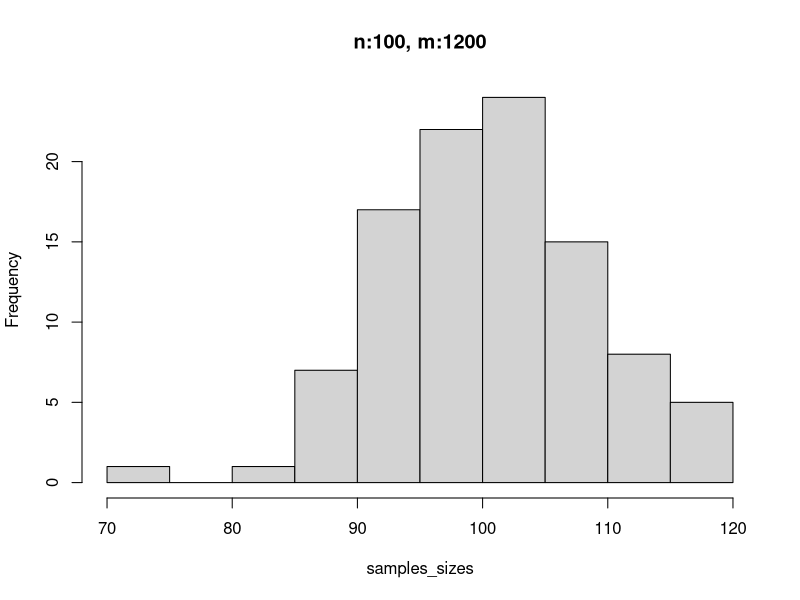
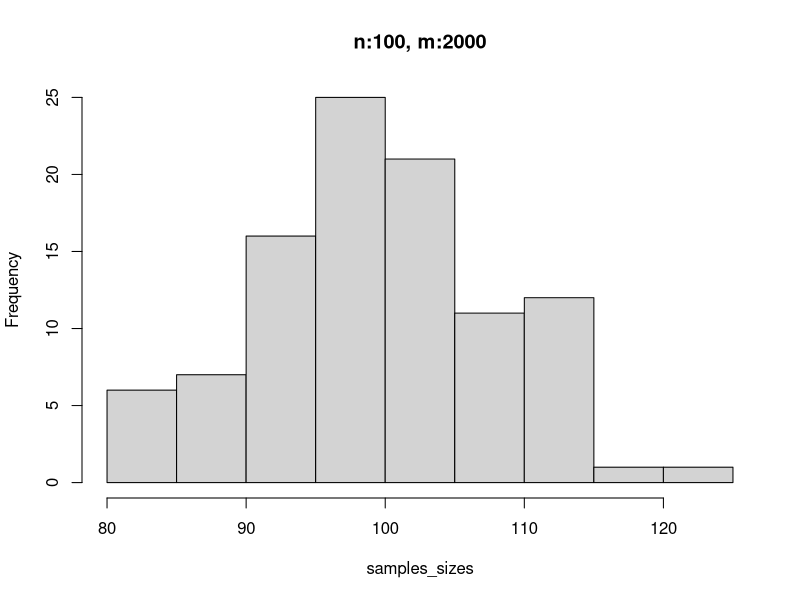
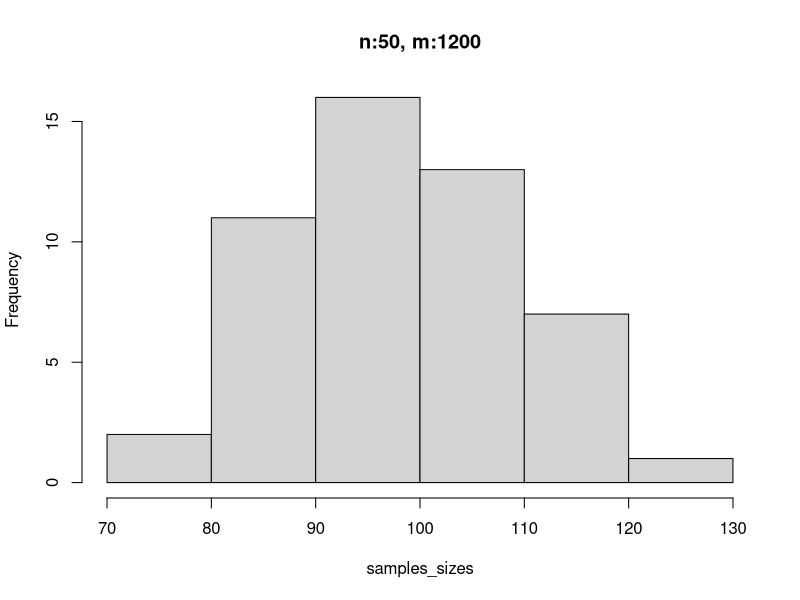
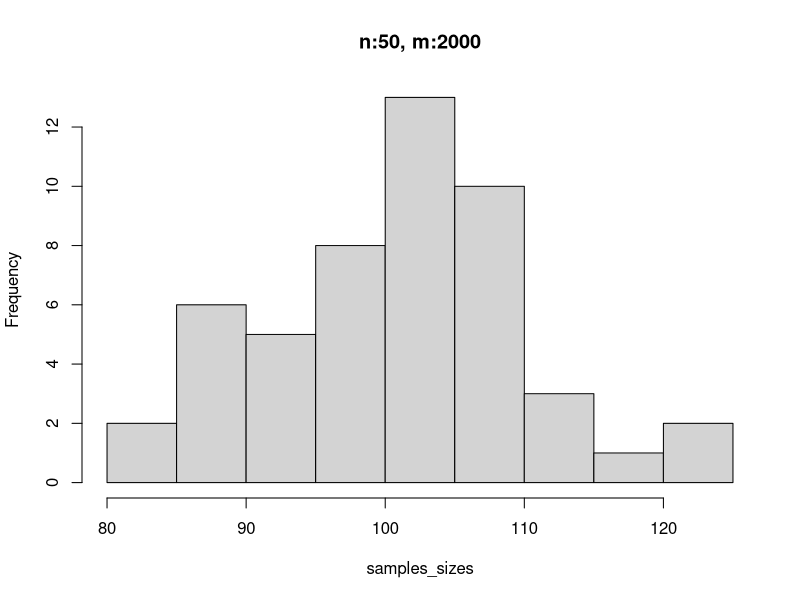
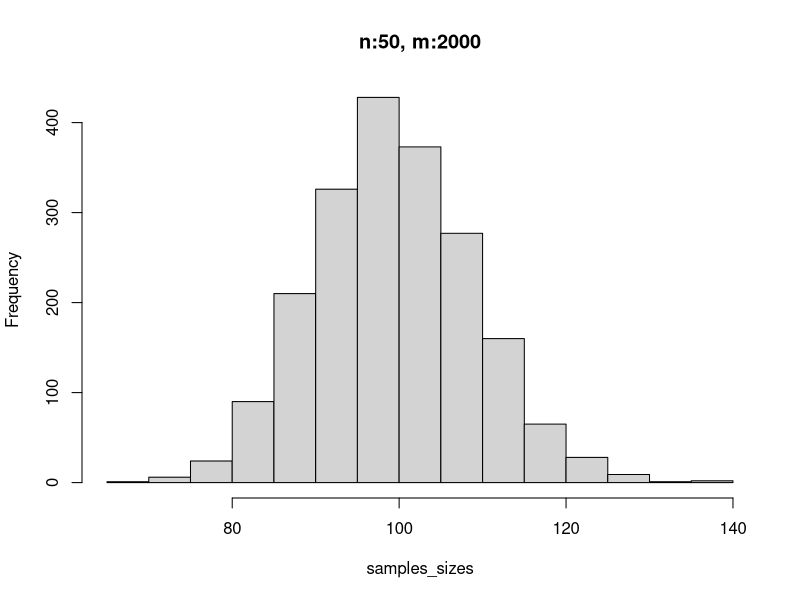

The R script that drew these images, in order:
#' Draw lottery
#' @description
#'  Decides whether to include a given catch in sample, 
#'  with probability proportional to fraction of TAC that catch represents.
#' @param catch weight of catch
#' @param TAC Total allowable catch for stock / species, in the same unit as 'catch'
#' @param N the expected number of samples for the duration of the sampling program
#' @return logical() TRUE if catch is to be included in sample, otherwise FALSE
lottery <- function(catch, TAC, N){
  selection.ratio <- min(1,N*catch/TAC)
  incl.prob <- selection.ratio
  return(c(TRUE, FALSE)[sample.int(2, 1, prob = c(incl.prob, 1-incl.prob))])
}

#' Simulate sampling
#' @description 
#'  Simulates the total number of samples selected for repeated application of the lottery program
#' @details 
#'  The provided example of catchsizes ('pilotcatches') will be used to construct catch-populations for each year, by resampling with replacement.
#'  The TAC with assume to be the total population.
#' @param n Number of replications to simulate
#' @param m Number of catches to include in each replication
#' @param e The expected number of samples for each iterations
#' @param pilotcatches examples of catch sizes, taken from the sampled catches in the pilot of the herring lottery.
example_sample_size <- function(n=100, m=1300, e=100, pilotcatches=c(24787.540, 12615.910, 11742.600, 8070.482, 8546.132, 27359.780, 10820.170, 4248.258, 8990.219, 14348.410, 16069.010, 22571.670, 23560.060, 55208.830)){
  
  actual_selections <- c()
  
  for (i in 1:n){
    sim_catches <- pilotcatches[sample.int(length(pilotcatches), size=m, replace = T)]
    selection <- sapply(sim_catches, FUN = lottery, sum(sim_catches), e)
    actual_selections <- c(actual_selections, sum(selection))
  }
  
  return(actual_selections)
  
  
}

samples_sizes <- example_sample_size(n=100, m=1200)
print(min(samples_sizes))
print(max(samples_sizes))
print(mean(samples_sizes))
hist(samples_sizes, main=paste("n:100, m:1200"))

samples_sizes <- example_sample_size(n=100, m=2000)
print(min(samples_sizes))
print(max(samples_sizes))
print(mean(samples_sizes))
hist(samples_sizes, main=paste("n:100, m:2000"))

samples_sizes <- example_sample_size(n=50, m=1200)
print(min(samples_sizes))
print(max(samples_sizes))
print(mean(samples_sizes))
hist(samples_sizes, main=paste("n:50, m:1200"))


samples_sizes <- example_sample_size(n=50, m=2000)
print(min(samples_sizes))
print(max(samples_sizes))
print(mean(samples_sizes))
hist(samples_sizes, main=paste("n:50, m:2000"))

samples_sizes <- example_sample_size(n=2000, m=2000)
print(min(samples_sizes))
print(max(samples_sizes))
print(mean(samples_sizes))
hist(samples_sizes, main=paste("n:50, m:2000"))

